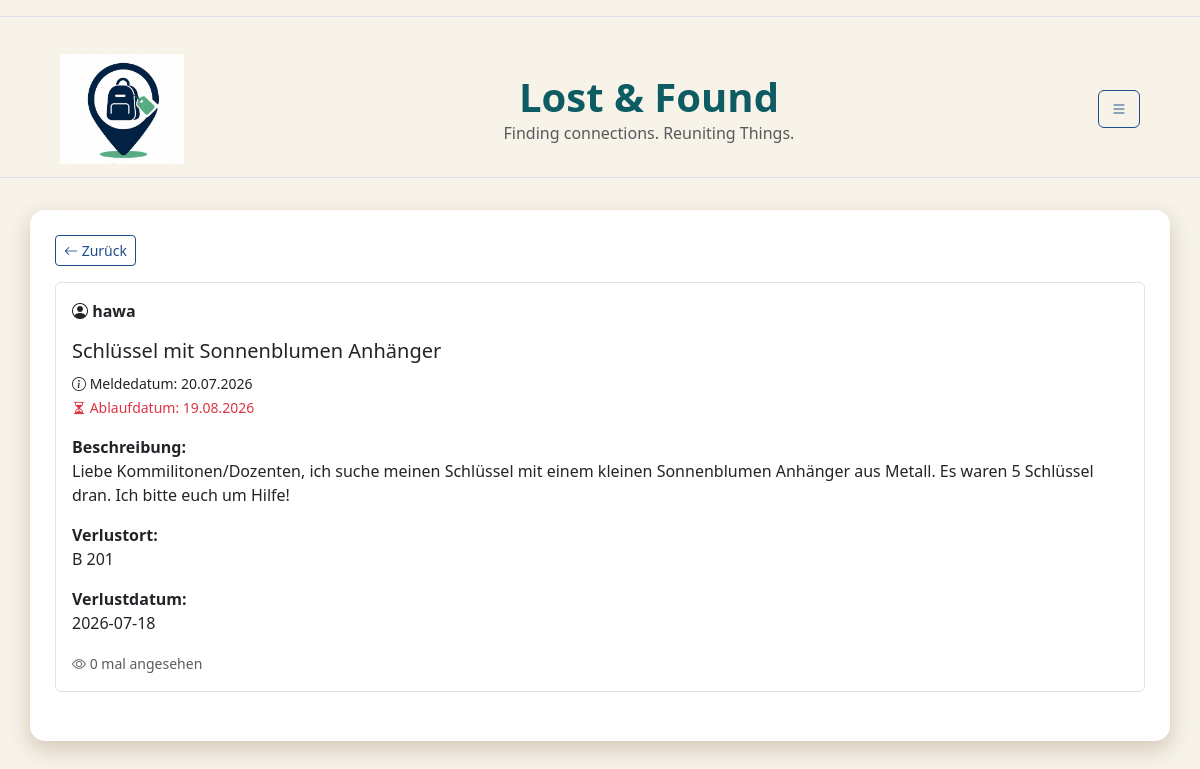
The page /post/1/ (signed in) on the database its author committed.
### db.py (models this page shows)
class StandardUser(db.Model):
    __tablename__ = "standardUser"
    user_id = db.Column( db.Integer, primary_key=True )
    fundbuero_id = db.Column( db.Integer, db.ForeignKey("fundbuero.fundbuero_id"), nullable=True)
    campus_id = db.Column( db.String, db.ForeignKey("campus.campus_id") )
    name = db.Column( db.String)
    benutzername = db.Column( db.String, unique=True)
    passwort = db.Column(db.String,nullable=False)
    hwr_mail = db.Column(db.String, unique=True,nullable=False )
    is_admin = db.Column(db.Boolean, default=False)
    campus = db.relationship("Campus",back_populates="users")
    posts = db.relationship( "Post",back_populates="user")

class Post(db.Model):
    __tablename__ = "post"
    post_id = db.Column(db.Integer,primary_key=True)
    user_id = db.Column(db.Integer,db.ForeignKey("standardUser.user_id"))
    fundbuero_id = db.Column(db.Integer,db.ForeignKey("fundbuero.fundbuero_id"))
    titel = db.Column(db.String,nullable=False)
    meldedatum = db.Column(db.Date)
    verlustdatum = db.Column(db.Date)
    ablaufdatum = db.Column(db.Date)
    schliessdatum = db.Column(db.Date)
    verlustort = db.Column(db.String)
    beschreibung = db.Column(db.Text)
    status = db.Column(db.String,default="laufend")
    views = db.Column(db.Integer,default=0 )
    user = db.relationship("StandardUser",back_populates="posts")
    fundbuero = db.relationship("Fundbuero",back_populates="posts")

### app.py (the view)
@app.route("/post/<int:post_id>/")
def post_detail(post_id):
    if "user_id" not in session:
        flash("Bitte zuerst einloggen!", "warning")
        return redirect(url_for("login"))
    post = db.session.get(Post, post_id)
    if post is None:
        flash("Diesen Post gibt es nicht (mehr).", "warning")
        return redirect(url_for("home"))
    post.views = (post.views or 0) + 1
    db.session.commit()
    return render_template("post_detail.html", post=post)

### templates/post_detail.html (shortened to what this page needs)
{% extends "base.html" %}
{% block CONTENT %}
<a href="{{ url_for('home') }}" class="btn btn-outline-secondary btn-sm mb-3">
    <i class="bi bi-arrow-left"></i> Zurück
</a>
<div class="border rounded p-3 mb-4">
    <strong>
        <i class="bi bi-person-circle"></i>
        {{ post.user.benutzername }}
    </strong>
    <h5 class="mt-3">{{ post.titel }}</h5>
    <small>
        <i class="bi bi-info-circle"></i>
        Meldedatum: {{ post.meldedatum.strftime('%d.%m.%Y') }}
    </small>
    <br>
    <small class="text-danger">
        <i class="bi bi-hourglass-split"></i>
        Ablaufdatum: {{ post.ablaufdatum.strftime('%d.%m.%Y') }}
    </small>
    <p class="mt-3">
        <strong>Beschreibung:</strong><br>
        {{ post.beschreibung }}
    </p>
    <p>
        <strong>Verlustort:</strong><br>
        {{ post.verlustort }}
    </p>
    <p>
        <strong>Verlustdatum:</strong><br>
        {{ post.verlustdatum }}
    </p>
    <small class="text-muted">
        <i class="bi bi-eye"></i> {{ post.views }} mal angesehen
    </small>
</div>
{% endblock %}

### static/css/style.css (style rules this page uses)
body { background-color: var(--color-main) !important; }
.btn-outline-secondary { color: var(--color-accent2) !important; border-color: var(--color-accent2) !important; }

### static/css/color.css (style rules this page uses)
:root { --color-main: rgb(247, 243, 233); --color-shadow: rgb(215, 205, 190); --color-highlight: rgb(13, 92, 99); --color-accent1: rgb(46, 196, 182); --color-accent2: rgb(29, 78, 137); }

### rows shown on the page
StandardUser: user.benutzername "hawa"
Post: titel "Schlüssel mit Sonnenblumen Anhänger", meldedatum "20.07.2026", ablaufdatum "19.08.2026", beschreibung "Liebe Kommilitonen/Dozenten, ich suche meinen Schlüssel mit einem kleinen Sonnenblumen Anhänger aus Metall. Es waren 5 Schlüssel dran. Ich bitte euch um Hilfe!", verlustort "B 201", verlustdatum "2026-07-18", views "0"
